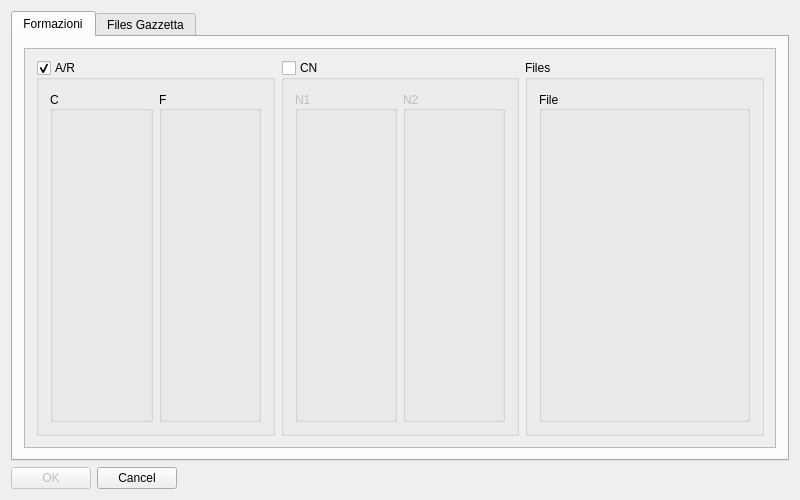
<?xml version="1.0" encoding="UTF-8"?>
<ui version="4.0">
 <class>ChooseFilesClass</class>
 <widget class="QWidget" name="ChooseFilesClass">
  <property name="geometry">
   <rect>
    <x>0</x>
    <y>0</y>
    <width>800</width>
    <height>500</height>
   </rect>
  </property>
  <property name="sizePolicy">
   <sizepolicy hsizetype="Minimum" vsizetype="Minimum">
    <horstretch>0</horstretch>
    <verstretch>0</verstretch>
   </sizepolicy>
  </property>
  <property name="minimumSize">
   <size>
    <width>800</width>
    <height>500</height>
   </size>
  </property>
  <property name="mouseTracking">
   <bool>false</bool>
  </property>
  <property name="windowTitle">
   <string>Choose files</string>
  </property>
  <layout class="QGridLayout" name="gridLayout">
   <item row="0" column="0">
    <widget class="QTabWidget" name="tabWidget">
     <property name="minimumSize">
      <size>
       <width>600</width>
       <height>0</height>
      </size>
     </property>
     <property name="currentIndex">
      <number>0</number>
     </property>
     <widget class="QWidget" name="formazioniTab">
      <attribute name="title">
       <string>Formazioni</string>
      </attribute>
      <layout class="QHBoxLayout" name="horizontalLayout_3">
       <item>
        <widget class="QScrollArea" name="scrollAreaFormazioni">
         <property name="minimumSize">
          <size>
           <width>400</width>
           <height>0</height>
          </size>
         </property>
         <property name="widgetResizable">
          <bool>true</bool>
         </property>
         <widget class="QWidget" name="scrollAreaFormazioniWidgetContents">
          <property name="geometry">
           <rect>
            <x>0</x>
            <y>0</y>
            <width>758</width>
            <height>392</height>
           </rect>
          </property>
          <layout class="QGridLayout" name="gridLayout_8">
           <item row="0" column="0">
            <layout class="QHBoxLayout" name="hBoxFormazioni">
             <item>
              <widget class="QGroupBox" name="HomeAwayBox">
               <property name="whatsThis">
                <string>Gara Andata - Ritorno</string>
               </property>
               <property name="title">
                <string>A/R</string>
               </property>
               <property name="checkable">
                <bool>true</bool>
               </property>
               <property name="setCheckable" stdset="0">
                <bool>false</bool>
               </property>
               <property name="setFlat" stdset="0">
                <bool>false</bool>
               </property>
               <layout class="QHBoxLayout" name="horizontalLayout_2">
                <item>
                 <widget class="QGroupBox" name="groupBoxHome">
                  <property name="whatsThis">
                   <string>Casa</string>
                  </property>
                  <property name="title">
                   <string>C</string>
                  </property>
                  <property name="alignment">
                   <set>Qt::AlignLeading|Qt::AlignLeft|Qt::AlignVCenter</set>
                  </property>
                  <property name="flat">
                   <bool>true</bool>
                  </property>
                  <layout class="QGridLayout" name="gridLayout_3">
                   <item row="0" column="0">
                    <layout class="QVBoxLayout" name="vBoxHome"/>
                   </item>
                  </layout>
                 </widget>
                </item>
                <item>
                 <widget class="QGroupBox" name="groupBoxAway">
                  <property name="toolTip">
                   <string/>
                  </property>
                  <property name="whatsThis">
                   <string>Fuori Casa</string>
                  </property>
                  <property name="title">
                   <string>F</string>
                  </property>
                  <property name="alignment">
                   <set>Qt::AlignLeading|Qt::AlignLeft|Qt::AlignVCenter</set>
                  </property>
                  <property name="flat">
                   <bool>true</bool>
                  </property>
                  <layout class="QGridLayout" name="gridLayout_4">
                   <item row="0" column="0">
                    <layout class="QVBoxLayout" name="vBoxAway"/>
                   </item>
                  </layout>
                 </widget>
                </item>
               </layout>
              </widget>
             </item>
             <item>
              <widget class="QGroupBox" name="CampoNeutroBox">
               <property name="enabled">
                <bool>true</bool>
               </property>
               <property name="whatsThis">
                <string>Gara in Campo Neutro</string>
               </property>
               <property name="title">
                <string>CN</string>
               </property>
               <property name="checkable">
                <bool>true</bool>
               </property>
               <property name="checked">
                <bool>false</bool>
               </property>
               <layout class="QHBoxLayout" name="horizontalLayout_5">
                <item>
                 <widget class="QGroupBox" name="groupBoxNeutro1">
                  <property name="toolTip">
                   <string/>
                  </property>
                  <property name="whatsThis">
                   <string>Campo Neutro 1</string>
                  </property>
                  <property name="title">
                   <string>N1</string>
                  </property>
                  <property name="alignment">
                   <set>Qt::AlignLeading|Qt::AlignLeft|Qt::AlignVCenter</set>
                  </property>
                  <property name="flat">
                   <bool>true</bool>
                  </property>
                  <layout class="QGridLayout" name="gridLayout_5">
                   <item row="0" column="0">
                    <layout class="QVBoxLayout" name="vBoxNeutro1"/>
                   </item>
                  </layout>
                 </widget>
                </item>
                <item>
                 <widget class="QGroupBox" name="groupBoxNeutro2">
                  <property name="toolTip">
                   <string/>
                  </property>
                  <property name="whatsThis">
                   <string>Campo Neutro 2</string>
                  </property>
                  <property name="title">
                   <string>N2</string>
                  </property>
                  <property name="alignment">
                   <set>Qt::AlignLeading|Qt::AlignLeft|Qt::AlignVCenter</set>
                  </property>
                  <property name="flat">
                   <bool>true</bool>
                  </property>
                  <layout class="QGridLayout" name="gridLayout_6">
                   <item row="0" column="0">
                    <layout class="QVBoxLayout" name="vBoxNeutro2"/>
                   </item>
                  </layout>
                 </widget>
                </item>
               </layout>
              </widget>
             </item>
             <item>
              <widget class="QGroupBox" name="FilesBox">
               <property name="title">
                <string>Files</string>
               </property>
               <layout class="QHBoxLayout" name="horizontalLayout_4">
                <item>
                 <widget class="QGroupBox" name="groupBoxLabelsFormazioni">
                  <property name="title">
                   <string>File</string>
                  </property>
                  <property name="alignment">
                   <set>Qt::AlignLeading|Qt::AlignLeft|Qt::AlignVCenter</set>
                  </property>
                  <property name="flat">
                   <bool>true</bool>
                  </property>
                  <layout class="QGridLayout" name="gridLayout_2">
                   <item row="0" column="0">
                    <layout class="QVBoxLayout" name="vBoxLabelsFormazioni"/>
                   </item>
                  </layout>
                 </widget>
                </item>
               </layout>
              </widget>
             </item>
            </layout>
           </item>
          </layout>
         </widget>
        </widget>
       </item>
      </layout>
     </widget>
     <widget class="QWidget" name="gazzettaTab">
      <attribute name="title">
       <string>Files Gazzetta</string>
      </attribute>
      <layout class="QGridLayout" name="gridLayout_7">
       <item row="0" column="1">
        <widget class="QScrollArea" name="scrollAreaGazzetta">
         <property name="widgetResizable">
          <bool>true</bool>
         </property>
         <widget class="QWidget" name="scrollAreaGazzettaWidgetContents">
          <property name="geometry">
           <rect>
            <x>0</x>
            <y>0</y>
            <width>151</width>
            <height>62</height>
           </rect>
          </property>
          <layout class="QGridLayout" name="gridLayout_10">
           <item row="0" column="0">
            <widget class="QGroupBox" name="groupBoxGazzetta">
             <property name="title">
              <string>Files Gazzetta</string>
             </property>
             <property name="flat">
              <bool>true</bool>
             </property>
             <layout class="QGridLayout" name="gridLayout_9">
              <item row="0" column="0">
               <layout class="QGridLayout" name="gridGazzettaLayout"/>
              </item>
             </layout>
            </widget>
           </item>
           <item row="0" column="1">
            <spacer name="horizontalSpacer">
             <property name="orientation">
              <enum>Qt::Horizontal</enum>
             </property>
             <property name="sizeHint" stdset="0">
              <size>
               <width>40</width>
               <height>20</height>
              </size>
             </property>
            </spacer>
           </item>
           <item row="1" column="0">
            <spacer name="verticalSpacer">
             <property name="orientation">
              <enum>Qt::Vertical</enum>
             </property>
             <property name="sizeHint" stdset="0">
              <size>
               <width>20</width>
               <height>40</height>
              </size>
             </property>
            </spacer>
           </item>
          </layout>
         </widget>
        </widget>
       </item>
      </layout>
     </widget>
    </widget>
   </item>
   <item row="1" column="0">
    <layout class="QHBoxLayout" name="horizontalLayout">
     <item>
      <widget class="QPushButton" name="okButton">
       <property name="enabled">
        <bool>false</bool>
       </property>
       <property name="text">
        <string>OK</string>
       </property>
      </widget>
     </item>
     <item>
      <widget class="QPushButton" name="cancelButton">
       <property name="text">
        <string>Cancel</string>
       </property>
      </widget>
     </item>
     <item>
      <spacer name="horizontalSpacer_3">
       <property name="orientation">
        <enum>Qt::Horizontal</enum>
       </property>
       <property name="sizeHint" stdset="0">
        <size>
         <width>40</width>
         <height>20</height>
        </size>
       </property>
      </spacer>
     </item>
    </layout>
   </item>
  </layout>
 </widget>
 <layoutdefault spacing="6" margin="11"/>
 <resources/>
 <connections/>
</ui>
